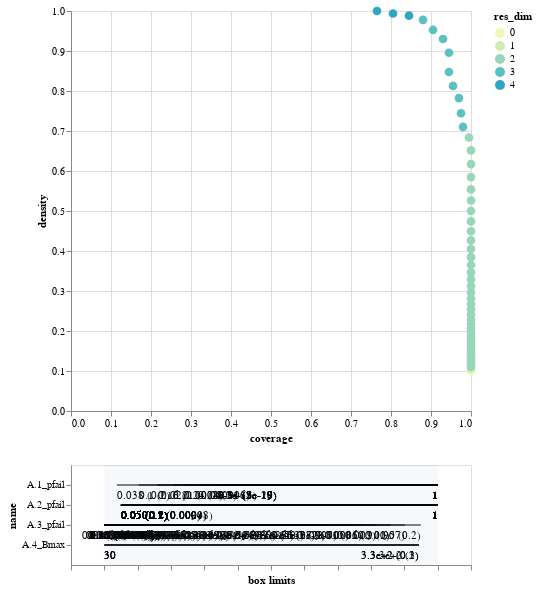

Write notebook code for a chart like this one.
### Code cell
box1.inspect_tradeoff()

### Figure 1 — Vega-Lite specification as saved in the notebook (floating-point values rounded to 4 significant figures)
{"config": {"view": {"continuousWidth": 400, "continuousHeight": 300}}, "vconcat": [{"data": {"name": "data-3744d3b40b08246ad057a7a6056fd51a"}, "mark": {"type": "circle", "size": 75}, "encoding": {"color": {"type": "ordinal", "field": "res_dim", "scale": {"range": ["#eff9b6", "#d0edb3", "#97d6b9", "#5dc0c0", "#31a5c2", "#1f80b8", "#2354a3", "#21318d"]}}, "opacity": {"condition": {"value": 1, "selection": "selector003"}, "value": 0.4}, "tooltip": [{"type": "ordinal", "field": "id"}, {"type": "quantitative", "field": "coverage", "format": ".2"}, {"type": "quantitative", "field": "density", "format": ".2"}, {"type": "ordinal", "field": "res_dim"}], "x": {"type": "quantitative", "field": "coverage"}, "y": {"type": "quantitative", "field": "density"}}, "height": 400, "selection": {"selector003": {"type": "single", "fields": ["id"]}}, "width": 400}, {"layer": [{"data": {"name": "data-931a0456adb6c44fa46128a6931b362b"}, "mark": "rule", "encoding": {"x": {"type": "quantitative", "axis": {"grid": false, "labels": false, "title": "box limits"}, "field": "x_lower", "scale": {"domain": [0, 1], "padding": 0.1}}, "x2": {"field": "x_upper"}, "y": {"type": "nominal", "field": "name", "scale": {"padding": 1.0}}}, "transform": [{"calculate": "(datum.x1-datum.minimum)/(datum.maximum-datum.minimum)", "as": "x_lower"}, {"calculate": "(datum.x2-datum.minimum)/(datum.maximum-datum.minimum)", "as": "x_upper"}, {"filter": {"selection": "selector003"}}], "width": 400}, {"data": {"name": "data-931a0456adb6c44fa46128a6931b362b"}, "mark": {"type": "text", "align": "left", "baseline": "top", "dy": 5}, "encoding": {"text": {"type": "ordinal", "field": "text"}, "x": {"type": "quantitative", "axis": {"grid": false, "labels": false, "title": "box limits"}, "field": "x_lower", "scale": {"domain": [0, 1], "padding": 0.1}}, "x2": {"field": "x_upper"}, "y": {"type": "nominal", "field": "name", "scale": {"padding": 1.0}}}, "transform": [{"calculate": "(datum.x1-datum.minimum)/(datum.maximum-datum.minimum)", "as": "x_lower"}, {"calculate": "(datum.x2-datum.minimum)/(datum.maximum-datum.minimum)", "as": "x_upper"}, {"filter": {"selection": "selector003"}}, {"calculate": "datum.qp_lower>0?format(datum.x1, \".2\")+\" (\"+format(datum.qp_lower, \".1~g\")+\")\" :format(datum.x1, \".2\")", "as": "text"}], "width": 400}, {"data": {"name": "data-931a0456adb6c44fa46128a6931b362b"}, "mark": {"type": "text", "align": "right", "baseline": "top", "dy": 5}, "encoding": {"text": {"type": "ordinal", "field": "text"}, "x": {"type": "quantitative", "field": "x_upper"}, "x2": {"field": "x_upper"}, "y": {"type": "nominal", "field": "name", "scale": {"padding": 1.0}}}, "transform": [{"calculate": "(datum.x1-datum.minimum)/(datum.maximum-datum.minimum)", "as": "x_lower"}, {"calculate": "(datum.x2-datum.minimum)/(datum.maximum-datum.minimum)", "as": "x_upper"}, {"filter": {"selection": "selector003"}}, {"calculate": "datum.qp_upper>0?format(datum.x2, \".2\")+\" (\"+format(datum.qp_upper, \".1\")+\")\" :format(datum.x2, \".2\")", "as": "text"}], "width": 400}, {"data": {"name": "data-bb8d07f6df3d47a6a475317795287b23"}, "mark": {"type": "rect", "opacity": 0.05}, "encoding": {"x": {"type": "quantitative", "field": "start"}, "x2": {"field": "end"}}}, {"data": {"name": "data-d751713988987e9331980363e24189ce"}, "mark": "point", "encoding": {"x": {"type": "quantitative", "field": "x"}, "y": {"type": "nominal", "field": "name"}}, "transform": [{"filter": {"selection": "selector003"}}], "width": 400}, {"data": {"name": "data-d751713988987e9331980363e24189ce"}, "mark": {"type": "text", "align": "center", "baseline": "top", "dy": 5}, "encoding": {"text": {"type": "nominal", "field": "item"}, "x": {"type": "quantitative", "field": "x"}, "y": {"type": "nominal", "field": "name"}}, "transform": [{"filter": {"selection": "selector003"}}], "width": 400}]}], "$schema": "https://vega.github.io/schema/vega-lite/v4.8.1.json", "datasets": {"data-3744d3b40b08246ad057a7a6056fd51a": [{"coverage": 1.0, "density": 0.1, "id": 0, "mass": 1.0, "mean": 0.1, "res_dim": 0}, {"coverage": 1.0, "density": 0.1053, "id": 1, "mass": 0.95, "mean": 0.1053, "res_dim": 1}, {"coverage": 1.0, "density": 0.1108, "id": 2, "mass": 0.9025, "mean": 0.1108, "res_dim": 2}, {"coverage": 1.0, "density": 0.1167, "id": 3, "mass": 0.857, "mean": 0.1167, "res_dim": 2}, {"coverage": 1.0, "density": 0.1229, "id": 4, "mass": 0.814, "mean": 0.1229, "res_dim": 2}, {"coverage": 1.0, "density": 0.1294, "id": 5, "mass": 0.773, "mean": 0.1294, "res_dim": 2}, {"coverage": 1.0, "density": 0.1362, "id": 6, "mass": 0.734, "mean": 0.1362, "res_dim": 2}, {"coverage": 1.0, "density": 0.1435, "id": 7, "mass": 0.697, "mean": 0.1435, "res_dim": 2}, {"coverage": 1.0, "density": 0.1511, "id": 8, "mass": 0.662, "mean": 0.1511, "res_dim": 2}, {"coverage": 1.0, "density": 0.1591, "id": 9, "mass": 0.6285, "mean": 0.1591, "res_dim": 2}, {"coverage": 1.0, "density": 0.1675, "id": 10, "mass": 0.597, "mean": 0.1675, "res_dim": 2}, {"coverage": 1.0, "density": 0.1764, "id": 11, "mass": 0.567, "mean": 0.1764, "res_dim": 2}, {"coverage": 1.0, "density": 0.1857, "id": 12, "mass": 0.5385, "mean": 0.1857, "res_dim": 2}, {"coverage": 1.0, "density": 0.1955, "id": 13, "mass": 0.5115, "mean": 0.1955, "res_dim": 2}, {"coverage": 1.0, "density": 0.206, "id": 14, "mass": 0.4855, "mean": 0.206, "res_dim": 2}, {"coverage": 1.0, "density": 0.2169, "id": 15, "mass": 0.461, "mean": 0.2169, "res_dim": 2}, {"coverage": 1.0, "density": 0.2286, "id": 16, "mass": 0.4375, "mean": 0.2286, "res_dim": 2}, {"coverage": 1.0, "density": 0.2407, "id": 17, "mass": 0.4155, "mean": 0.2407, "res_dim": 2}, {"coverage": 1.0, "density": 0.2535, "id": 18, "mass": 0.3945, "mean": 0.2535, "res_dim": 2}, {"coverage": 1.0, "density": 0.267, "id": 19, "mass": 0.3745, "mean": 0.267, "res_dim": 2}, {"coverage": 1.0, "density": 0.2813, "id": 20, "mass": 0.3555, "mean": 0.2813, "res_dim": 2}, {"coverage": 1.0, "density": 0.2963, "id": 21, "mass": 0.3375, "mean": 0.2963, "res_dim": 2}, {"coverage": 1.0, "density": 0.312, "id": 22, "mass": 0.3205, "mean": 0.312, "res_dim": 2}, {"coverage": 1.0, "density": 0.3289, "id": 23, "mass": 0.304, "mean": 0.3289, "res_dim": 2}, {"coverage": 1.0, "density": 0.3466, "id": 24, "mass": 0.2885, "mean": 0.3466, "res_dim": 2}, {"coverage": 1.0, "density": 0.365, "id": 25, "mass": 0.274, "mean": 0.365, "res_dim": 2}, {"coverage": 1.0, "density": 0.3846, "id": 26, "mass": 0.26, "mean": 0.3846, "res_dim": 2}, {"coverage": 1.0, "density": 0.4049, "id": 27, "mass": 0.247, "mean": 0.4049, "res_dim": 2}, {"coverage": 1.0, "density": 0.4264, "id": 28, "mass": 0.2345, "mean": 0.4264, "res_dim": 2}, {"coverage": 1.0, "density": 0.4494, "id": 29, "mass": 0.2225, "mean": 0.4494, "res_dim": 2}, {"coverage": 1.0, "density": 0.4739, "id": 30, "mass": 0.211, "mean": 0.4739, "res_dim": 2}, {"coverage": 1.0, "density": 0.5, "id": 31, "mass": 0.2, "mean": 0.5, "res_dim": 2}, {"coverage": 1.0, "density": 0.5263, "id": 32, "mass": 0.19, "mean": 0.5263, "res_dim": 2}, {"coverage": 1.0, "density": 0.554, "id": 33, "mass": 0.1805, "mean": 0.554, "res_dim": 2}, {"coverage": 1.0, "density": 0.5848, "id": 34, "mass": 0.171, "mean": 0.5848, "res_dim": 2}, {"coverage": 1.0, "density": 0.6173, "id": 35, "mass": 0.162, "mean": 0.6173, "res_dim": 2}, {"coverage": 1.0, "density": 0.6515, "id": 36, "mass": 0.1535, "mean": 0.6515, "res_dim": 2}, {"coverage": 0.995, "density": 0.6838, "id": 37, "mass": 0.1455, "mean": 0.6838, "res_dim": 2}, {"coverage": 0.98, "density": 0.7101, "id": 38, "mass": 0.138, "mean": 0.7101, "res_dim": 3}, {"coverage": 0.975, "density": 0.7443, "id": 39, "mass": 0.131, "mean": 0.7443, "res_dim": 3}, {"coverage": 0.97, "density": 0.7823, "id": 40, "mass": 0.124, "mean": 0.7823, "res_dim": 3}, {"coverage": 0.955, "density": 0.8128, "id": 41, "mass": 0.1175, "mean": 0.8128, "res_dim": 3}, {"coverage": 0.945, "density": 0.8475, "id": 42, "mass": 0.1115, "mean": 0.8475, "res_dim": 3}, {"coverage": 0.945, "density": 0.8957, "id": 43, "mass": 0.1055, "mean": 0.8957, "res_dim": 3}, {"coverage": 0.93, "density": 0.93, "id": 44, "mass": 0.1, "mean": 0.93, "res_dim": 3}, {"coverage": 0.905, "density": 0.9526, "id": 45, "mass": 0.095, "mean": 0.9526, "res_dim": 3}, {"coverage": 0.88, "density": 0.9778, "id": 46, "mass": 0.09, "mean": 0.9778, "res_dim": 3}, {"coverage": 0.845, "density": 0.9883, "id": 47, "mass": 0.0855, "mean": 0.9883, "res_dim": 4}, {"coverage": 0.805, "density": 0.9938, "id": 48, "mass": 0.081, "mean": 0.9938, "res_dim": 4}, {"coverage": 0.765, "density": 1.0, "id": 49, "mass": 0.0765, "mean": 1.0, "res_dim": 4}], "data-931a0456adb6c44fa46128a6931b362b": [{"x1": 0.05003, "x2": 0.9999, "name": "A.2_pfail", "id": 1, "minimum": 0.0001143, "maximum": 0.9999, "qp_lower": 0.2323, "qp_upper": -1.0}, {"x1": 0.05003, "x2": 0.9999, "name": "A.2_pfail", "id": 2, "minimum": 0.0001143, "maximum": 0.9999, "qp_lower": 0.234, "qp_upper": -1.0}, {"x1": 3.548e-05, "x2": 0.9493, "name": "A.3_pfail", "id": 2, "minimum": 3.548e-05, "maximum": 0.9997, "qp_lower": -1.0, "qp_upper": 0.2317}, {"x1": 0.05003, "x2": 0.9999, "name": "A.2_pfail", "id": 3, "minimum": 0.0001143, "maximum": 0.9999, "qp_lower": 0.234, "qp_upper": -1.0}, {"x1": 3.548e-05, "x2": 0.9014, "name": "A.3_pfail", "id": 3, "minimum": 3.548e-05, "maximum": 0.9997, "qp_lower": -1.0, "qp_upper": 0.06819}, {"x1": 0.05003, "x2": 0.9999, "name": "A.2_pfail", "id": 4, "minimum": 0.0001143, "maximum": 0.9999, "qp_lower": 0.2269, "qp_upper": -1.0}, {"x1": 3.548e-05, "x2": 0.8576, "name": "A.3_pfail", "id": 4, "minimum": 3.548e-05, "maximum": 0.9997, "qp_lower": -1.0, "qp_upper": 0.01284}, {"x1": 0.05003, "x2": 0.9999, "name": "A.2_pfail", "id": 5, "minimum": 0.0001143, "maximum": 0.9999, "qp_lower": 0.2306, "qp_upper": -1.0}, {"x1": 3.548e-05, "x2": 0.8137, "name": "A.3_pfail", "id": 5, "minimum": 3.548e-05, "maximum": 0.9997, "qp_lower": -1.0, "qp_upper": 0.001515}, {"x1": 0.05003, "x2": 0.9999, "name": "A.2_pfail", "id": 6, "minimum": 0.0001143, "maximum": 0.9999, "qp_lower": 0.2237, "qp_upper": -1.0}, {"x1": 3.548e-05, "x2": 0.7735, "name": "A.3_pfail", "id": 6, "minimum": 3.548e-05, "maximum": 0.9997, "qp_lower": -1.0, "qp_upper": 0.0001123}, {"x1": 0.05003, "x2": 0.9999, "name": "A.2_pfail", "id": 7, "minimum": 0.0001143, "maximum": 0.9999, "qp_lower": 0.2199, "qp_upper": -1.0}, {"x1": 3.548e-05, "x2": 0.7349, "name": "A.3_pfail", "id": 7, "minimum": 3.548e-05, "maximum": 0.9997, "qp_lower": -1.0, "qp_upper": 5.316e-06}, {"x1": 0.05003, "x2": 0.9999, "name": "A.2_pfail", "id": 8, "minimum": 0.0001143, "maximum": 0.9999, "qp_lower": 0.2132, "qp_upper": -1.0}, {"x1": 3.548e-05, "x2": 0.6991, "name": "A.3_pfail", "id": 8, "minimum": 3.548e-05, "maximum": 0.9997, "qp_lower": -1.0, "qp_upper": 1.645e-07}, {"x1": 0.05003, "x2": 0.9999, "name": "A.2_pfail", "id": 9, "minimum": 0.0001143, "maximum": 0.9999, "qp_lower": 0.2164, "qp_upper": -1.0}, {"x1": 3.548e-05, "x2": 0.6629, "name": "A.3_pfail", "id": 9, "minimum": 3.548e-05, "maximum": 0.9997, "qp_lower": -1.0, "qp_upper": 3.226e-09}, {"x1": 0.05003, "x2": 0.9999, "name": "A.2_pfail", "id": 10, "minimum": 0.0001143, "maximum": 0.9999, "qp_lower": 0.2103, "qp_upper": -1.0}, {"x1": 3.548e-05, "x2": 0.6304, "name": "A.3_pfail", "id": 10, "minimum": 3.548e-05, "maximum": 0.9997, "qp_lower": -1.0, "qp_upper": 4.359e-11}, {"x1": 0.05003, "x2": 0.9999, "name": "A.2_pfail", "id": 11, "minimum": 0.0001143, "maximum": 0.9999, "qp_lower": 0.2006, "qp_upper": -1.0}, {"x1": 3.548e-05, "x2": 0.6001, "name": "A.3_pfail", "id": 11, "minimum": 3.548e-05, "maximum": 0.9997, "qp_lower": -1.0, "qp_upper": 3.911e-13}, {"x1": 0.05003, "x2": 0.9999, "name": "A.2_pfail", "id": 12, "minimum": 0.0001143, "maximum": 0.9999, "qp_lower": 0.202, "qp_upper": -1.0}, {"x1": 3.548e-05, "x2": 0.5697, "name": "A.3_pfail", "id": 12, "minimum": 3.548e-05, "maximum": 0.9997, "qp_lower": -1.0, "qp_upper": 2.379e-15}, {"x1": 0.05003, "x2": 0.9999, "name": "A.2_pfail", "id": 13, "minimum": 0.0001143, "maximum": 0.9999, "qp_lower": 0.1961, "qp_upper": -1.0}, {"x1": 3.548e-05, "x2": 0.5411, "name": "A.3_pfail", "id": 13, "minimum": 3.548e-05, "maximum": 0.9997, "qp_lower": -1.0, "qp_upper": 9.062e-18}, {"x1": 0.05003, "x2": 0.9999, "name": "A.2_pfail", "id": 14, "minimum": 0.0001143, "maximum": 0.9999, "qp_lower": 0.1906, "qp_upper": -1.0}, {"x1": 3.548e-05, "x2": 0.5146, "name": "A.3_pfail", "id": 14, "minimum": 3.548e-05, "maximum": 0.9997, "qp_lower": -1.0, "qp_upper": 2.732e-20}, {"x1": 0.05003, "x2": 0.9999, "name": "A.2_pfail", "id": 15, "minimum": 0.0001143, "maximum": 0.9999, "qp_lower": 0.1852, "qp_upper": -1.0}, {"x1": 3.548e-05, "x2": 0.489, "name": "A.3_pfail", "id": 15, "minimum": 3.548e-05, "maximum": 0.9997, "qp_lower": -1.0, "qp_upper": 5.392e-23}, {"x1": 0.05003, "x2": 0.9999, "name": "A.2_pfail", "id": 16, "minimum": 0.0001143, "maximum": 0.9999, "qp_lower": 0.1754, "qp_upper": -1.0}, {"x1": 3.548e-05, "x2": 0.4651, "name": "A.3_pfail", "id": 16, "minimum": 3.548e-05, "maximum": 0.9997, "qp_lower": -1.0, "qp_upper": 6.987e-26}, {"x1": 0.05003, "x2": 0.9999, "name": "A.2_pfail", "id": 17, "minimum": 0.0001143, "maximum": 0.9999, "qp_lower": 0.1702, "qp_upper": -1.0}, {"x1": 3.548e-05, "x2": 0.442, "name": "A.3_pfail", "id": 17, "minimum": 3.548e-05, "maximum": 0.9997, "qp_lower": -1.0, "qp_upper": 7.05e-29}, {"x1": 0.05003, "x2": 0.9999, "name": "A.2_pfail", "id": 18, "minimum": 0.0001143, "maximum": 0.9999, "qp_lower": 0.1651, "qp_upper": -1.0}, {"x1": 3.548e-05, "x2": 0.42, "name": "A.3_pfail", "id": 18, "minimum": 3.548e-05, "maximum": 0.9997, "qp_lower": -1.0, "qp_upper": 4.9e-32}, {"x1": 0.05003, "x2": 0.9999, "name": "A.2_pfail", "id": 19, "minimum": 0.0001143, "maximum": 0.9999, "qp_lower": 0.1602, "qp_upper": -1.0}, {"x1": 3.548e-05, "x2": 0.3992, "name": "A.3_pfail", "id": 19, "minimum": 3.548e-05, "maximum": 0.9997, "qp_lower": -1.0, "qp_upper": 2.382e-35}, {"x1": 0.05003, "x2": 0.9999, "name": "A.2_pfail", "id": 20, "minimum": 0.0001143, "maximum": 0.9999, "qp_lower": 0.1714, "qp_upper": -1.0}, {"x1": 3.548e-05, "x2": 0.3773, "name": "A.3_pfail", "id": 20, "minimum": 3.548e-05, "maximum": 0.9997, "qp_lower": -1.0, "qp_upper": 8.27e-39}, {"x1": 0.05003, "x2": 0.9999, "name": "A.2_pfail", "id": 21, "minimum": 0.0001143, "maximum": 0.9999, "qp_lower": 0.1621, "qp_upper": -1.0}, {"x1": 3.548e-05, "x2": 0.3589, "name": "A.3_pfail", "id": 21, "minimum": 3.548e-05, "maximum": 0.9997, "qp_lower": -1.0, "qp_upper": 2.102e-42}, {"x1": 0.05003, "x2": 0.9999, "name": "A.2_pfail", "id": 22, "minimum": 0.0001143, "maximum": 0.9999, "qp_lower": 0.1769, "qp_upper": -1.0}, {"x1": 3.548e-05, "x2": 0.3395, "name": "A.3_pfail", "id": 22, "minimum": 3.548e-05, "maximum": 0.9997, "qp_lower": -1.0, "qp_upper": 4.038e-46}, {"x1": 0.05003, "x2": 0.9999, "name": "A.2_pfail", "id": 23, "minimum": 0.0001143, "maximum": 0.9999, "qp_lower": 0.1744, "qp_upper": -1.0}, {"x1": 3.548e-05, "x2": 0.3221, "name": "A.3_pfail", "id": 23, "minimum": 3.548e-05, "maximum": 0.9997, "qp_lower": -1.0, "qp_upper": 4.571e-50}, {"x1": 0.05003, "x2": 0.9999, "name": "A.2_pfail", "id": 24, "minimum": 0.0001143, "maximum": 0.9999, "qp_lower": 0.1798, "qp_upper": -1.0}, {"x1": 3.548e-05, "x2": 0.3051, "name": "A.3_pfail", "id": 24, "minimum": 3.548e-05, "maximum": 0.9997, "qp_lower": -1.0, "qp_upper": 4.044e-54}, {"x1": 0.05003, "x2": 0.9999, "name": "A.2_pfail", "id": 25, "minimum": 0.0001143, "maximum": 0.9999, "qp_lower": 0.1953, "qp_upper": -1.0}, {"x1": 3.548e-05, "x2": 0.2886, "name": "A.3_pfail", "id": 25, "minimum": 3.548e-05, "maximum": 0.9997, "qp_lower": -1.0, "qp_upper": 2.944e-58}, {"x1": 0.05003, "x2": 0.9999, "name": "A.2_pfail", "id": 26, "minimum": 0.0001143, "maximum": 0.9999, "qp_lower": 0.1964, "qp_upper": -1.0}, {"x1": 3.548e-05, "x2": 0.2735, "name": "A.3_pfail", "id": 26, "minimum": 3.548e-05, "maximum": 0.9997, "qp_lower": -1.0, "qp_upper": 1.291e-62}, {"x1": 0.05003, "x2": 0.9999, "name": "A.2_pfail", "id": 27, "minimum": 0.0001143, "maximum": 0.9999, "qp_lower": 0.1806, "qp_upper": -1.0}, {"x1": 3.548e-05, "x2": 0.2607, "name": "A.3_pfail", "id": 27, "minimum": 3.548e-05, "maximum": 0.9997, "qp_lower": -1.0, "qp_upper": 5.005e-67}, {"x1": 0.05003, "x2": 0.9999, "name": "A.2_pfail", "id": 28, "minimum": 0.0001143, "maximum": 0.9999, "qp_lower": 0.1731, "qp_upper": -1.0}, {"x1": 3.548e-05, "x2": 0.2475, "name": "A.3_pfail", "id": 28, "minimum": 3.548e-05, "maximum": 0.9997, "qp_lower": -1.0, "qp_upper": 1.194e-71}, {"x1": 0.05003, "x2": 0.9999, "name": "A.2_pfail", "id": 29, "minimum": 0.0001143, "maximum": 0.9999, "qp_lower": 0.1753, "qp_upper": -1.0}, {"x1": 3.548e-05, "x2": 0.2346, "name": "A.3_pfail", "id": 29, "minimum": 3.548e-05, "maximum": 0.9997, "qp_lower": -1.0, "qp_upper": 1.722e-76}, {"x1": 0.05003, "x2": 0.9999, "name": "A.2_pfail", "id": 30, "minimum": 0.0001143, "maximum": 0.9999, "qp_lower": 0.1786, "qp_upper": -1.0}, {"x1": 3.548e-05, "x2": 0.2219, "name": "A.3_pfail", "id": 30, "minimum": 3.548e-05, "maximum": 0.9997, "qp_lower": -1.0, "qp_upper": 1.469e-81}, {"x1": 0.05003, "x2": 0.9999, "name": "A.2_pfail", "id": 31, "minimum": 0.0001143, "maximum": 0.9999, "qp_lower": 0.1713, "qp_upper": -1.0}, {"x1": 3.548e-05, "x2": 0.2105, "name": "A.3_pfail", "id": 31, "minimum": 3.548e-05, "maximum": 0.9997, "qp_lower": -1.0, "qp_upper": 7.261e-87}, {"x1": 0.05003, "x2": 0.9999, "name": "A.2_pfail", "id": 32, "minimum": 0.0001143, "maximum": 0.9999, "qp_lower": 0.1773, "qp_upper": -1.0}, {"x1": 3.548e-05, "x2": 0.1994, "name": "A.3_pfail", "id": 32, "minimum": 3.548e-05, "maximum": 0.9997, "qp_lower": -1.0, "qp_upper": 3.835e-92}, {"x1": 0.05003, "x2": 0.9999, "name": "A.2_pfail", "id": 33, "minimum": 0.0001143, "maximum": 0.9999, "qp_lower": 0.1853, "qp_upper": -1.0}, {"x1": 3.548e-05, "x2": 0.1891, "name": "A.3_pfail", "id": 33, "minimum": 3.548e-05, "maximum": 0.9997, "qp_lower": -1.0, "qp_upper": 1.264e-97}, {"x1": 0.05003, "x2": 0.9999, "name": "A.2_pfail", "id": 34, "minimum": 0.0001143, "maximum": 0.9999, "qp_lower": 0.1792, "qp_upper": -1.0}, {"x1": 3.548e-05, "x2": 0.179, "name": "A.3_pfail", "id": 34, "minimum": 3.548e-05, "maximum": 0.9997, "qp_lower": -1.0, "qp_upper": 1.204e-103}, {"x1": 0.05003, "x2": 0.9999, "name": "A.2_pfail", "id": 35, "minimum": 0.0001143, "maximum": 0.9999, "qp_lower": 0.1572, "qp_upper": -1.0}, {"x1": 3.548e-05, "x2": 0.17, "name": "A.3_pfail", "id": 35, "minimum": 3.548e-05, "maximum": 0.9997, "qp_lower": -1.0, "qp_upper": 6.068e-110}, {"x1": 0.05003, "x2": 0.9999, "name": "A.2_pfail", "id": 36, "minimum": 0.0001143, "maximum": 0.9999, "qp_lower": 0.1497, "qp_upper": -1.0}, {"x1": 3.548e-05, "x2": 0.1611, "name": "A.3_pfail", "id": 36, "minimum": 3.548e-05, "maximum": 0.9997, "qp_lower": -1.0, "qp_upper": 1.567e-116}, {"x1": 0.05003, "x2": 0.9999, "name": "A.2_pfail", "id": 37, "minimum": 0.0001143, "maximum": 0.9999, "qp_lower": 0.1437, "qp_upper": -1.0}, {"x1": 3.548e-05, "x2": 0.1524, "name": "A.3_pfail", "id": 37, "minimum": 3.548e-05, "maximum": 0.9997, "qp_lower": -1.0, "qp_upper": 3.688e-122}, {"x1": 0.03806, "x2": 0.9995, "name": "A.1_pfail", "id": 38, "minimum": 0.0004817, "maximum": 0.9995, "qp_lower": 0.1913, "qp_upper": -1.0}, {"x1": 0.05003, "x2": 0.9999, "name": "A.2_pfail", "id": 38, "minimum": 0.0001143, "maximum": 0.9999, "qp_lower": 0.124, "qp_upper": -1.0}, {"x1": 3.548e-05, "x2": 0.1524, "name": "A.3_pfail", "id": 38, "minimum": 3.548e-05, "maximum": 0.9997, "qp_lower": -1.0, "qp_upper": 2.52e-123}, {"x1": 0.1039, "x2": 0.9995, "name": "A.1_pfail", "id": 39, "minimum": 0.0004817, "maximum": 0.9995, "qp_lower": 0.0194, "qp_upper": -1.0}, {"x1": 0.05003, "x2": 0.9999, "name": "A.2_pfail", "id": 39, "minimum": 0.0001143, "maximum": 0.9999, "qp_lower": 0.117, "qp_upper": -1.0}, {"x1": 3.548e-05, "x2": 0.1524, "name": "A.3_pfail", "id": 39, "minimum": 3.548e-05, "maximum": 0.9997, "qp_lower": -1.0, "qp_upper": 5.756e-124}, {"x1": 0.1602, "x2": 0.9995, "name": "A.1_pfail", "id": 40, "minimum": 0.0004817, "maximum": 0.9995, "qp_lower": 0.0003827, "qp_upper": -1.0}, {"x1": 0.05003, "x2": 0.9999, "name": "A.2_pfail", "id": 40, "minimum": 0.0001143, "maximum": 0.9999, "qp_lower": 0.1508, "qp_upper": -1.0}, {"x1": 3.548e-05, "x2": 0.1524, "name": "A.3_pfail", "id": 40, "minimum": 3.548e-05, "maximum": 0.9997, "qp_lower": -1.0, "qp_upper": 1.04e-125}, {"x1": 0.2074, "x2": 0.9995, "name": "A.1_pfail", "id": 41, "minimum": 0.0004817, "maximum": 0.9995, "qp_lower": 6.232e-06, "qp_upper": -1.0}, {"x1": 0.05003, "x2": 0.9999, "name": "A.2_pfail", "id": 41, "minimum": 0.0001143, "maximum": 0.9999, "qp_lower": 0.1499, "qp_upper": -1.0}, {"x1": 3.548e-05, "x2": 0.1524, "name": "A.3_pfail", "id": 41, "minimum": 3.548e-05, "maximum": 0.9997, "qp_lower": -1.0, "qp_upper": 3.439e-126}, {"x1": 0.2406, "x2": 0.9995, "name": "A.1_pfail", "id": 42, "minimum": 0.0004817, "maximum": 0.9995, "qp_lower": 1.704e-08, "qp_upper": -1.0}, {"x1": 0.05003, "x2": 0.9999, "name": "A.2_pfail", "id": 42, "minimum": 0.0001143, "maximum": 0.9999, "qp_lower": 0.1179, "qp_upper": -1.0}, {"x1": 3.548e-05, "x2": 0.1524, "name": "A.3_pfail", "id": 42, "minimum": 3.548e-05, "maximum": 0.9997, "qp_lower": -1.0, "qp_upper": 4.17e-129}, {"x1": 0.2823, "x2": 0.9995, "name": "A.1_pfail", "id": 43, "minimum": 0.0004817, "maximum": 0.9995, "qp_lower": 3.304e-13, "qp_upper": -1.0}, {"x1": 0.05003, "x2": 0.9999, "name": "A.2_pfail", "id": 43, "minimum": 0.0001143, "maximum": 0.9999, "qp_lower": 0.09667, "qp_upper": -1.0}, {"x1": 3.548e-05, "x2": 0.1524, "name": "A.3_pfail", "id": 43, "minimum": 3.548e-05, "maximum": 0.9997, "qp_lower": -1.0, "qp_upper": 1.561e-134}, {"x1": 0.3422, "x2": 0.9995, "name": "A.1_pfail", "id": 44, "minimum": 0.0004817, "maximum": 0.9995, "qp_lower": 2.808e-17, "qp_upper": -1.0}, {"x1": 0.05003, "x2": 0.9999, "name": "A.2_pfail", "id": 44, "minimum": 0.0001143, "maximum": 0.9999, "qp_lower": 0.117, "qp_upper": -1.0}, {"x1": 3.548e-05, "x2": 0.1524, "name": "A.3_pfail", "id": 44, "minimum": 3.548e-05, "maximum": 0.9997, "qp_lower": -1.0, "qp_upper": 4.936e-134}, {"x1": 0.3422, "x2": 0.9995, "name": "A.1_pfail", "id": 45, "minimum": 0.0004817, "maximum": 0.9995, "qp_lower": 5.183e-18, "qp_upper": -1.0}, {"x1": 0.1131, "x2": 0.9999, "name": "A.2_pfail", "id": 45, "minimum": 0.0001143, "maximum": 0.9999, "qp_lower": 0.009165, "qp_upper": -1.0}, {"x1": 3.548e-05, "x2": 0.1524, "name": "A.3_pfail", "id": 45, "minimum": 3.548e-05, "maximum": 0.9997, "qp_lower": -1.0, "qp_upper": 1.38e-132}, {"x1": 0.3422, "x2": 0.9995, "name": "A.1_pfail", "id": 46, "minimum": 0.0004817, "maximum": 0.9995, "qp_lower": 2.94e-20, "qp_upper": -1.0}, {"x1": 0.1131, "x2": 0.9999, "name": "A.2_pfail", "id": 46, "minimum": 0.0001143, "maximum": 0.9999, "qp_lower": 0.001592, "qp_upper": -1.0}, {"x1": 3.548e-05, "x2": 0.1455, "name": "A.3_pfail", "id": 46, "minimum": 3.548e-05, "maximum": 0.9997, "qp_lower": -1.0, "qp_upper": 2.003e-135}, {"x1": 0.3422, "x2": 0.9995, "name": "A.1_pfail", "id": 47, "minimum": 0.0004817, "maximum": 0.9995, "qp_lower": 1.515e-19, "qp_upper": -1.0}, {"x1": 0.1131, "x2": 0.9999, "name": "A.2_pfail", "id": 47, "minimum": 0.0001143, "maximum": 0.9999, "qp_lower": 0.000423, "qp_upper": -1.0}, {"x1": 3.548e-05, "x2": 0.1455, "name": "A.3_pfail", "id": 47, "minimum": 3.548e-05, "maximum": 0.9997, "qp_lower": -1.0, "qp_upper": 1.676e-131}, {"x1": 30.02, "x2": 331.9, "name": "A.4_Bmax", "id": 47, "minimum": 30.02, "maximum": 350.0, "qp_lower": -1.0, "qp_upper": 0.2656}, {"x1": 0.3422, "x2": 0.9995, "name": "A.1_pfail", "id": 48, "minimum": 0.0004817, "maximum": 0.9995, "qp_lower": 3.164e-19, "qp_upper": -1.0}, {"x1": 0.1131, "x2": 0.9999, "name": "A.2_pfail", "id": 48, "minimum": 0.0001143, "maximum": 0.9999, "qp_lower": 0.0003592, "qp_upper": -1.0}, {"x1": 3.548e-05, "x2": 0.1388, "name": "A.3_pfail", "id": 48, "minimum": 3.548e-05, "maximum": 0.9997, "qp_lower": -1.0, "qp_upper": 5.331e-127}, {"x1": 30.02, "x2": 331.9, "name": "A.4_Bmax", "id": 48, "minimum": 30.02, "maximum": 350.0, "qp_lower": -1.0, "qp_upper": 0.2213}, {"x1": 0.3422, "x2": 0.9995, "name": "A.1_pfail", "id": 49, "minimum": 0.0004817, "maximum": 0.9995, "qp_lower": 7.811e-19, "qp_upper": -1.0}, {"x1": 0.1131, "x2": 0.9999, "name": "A.2_pfail", "id": 49, "minimum": 0.0001143, "maximum": 0.9999, "qp_lower": 7.889e-05, "qp_upper": -1.0}, {"x1": 3.548e-05, "x2": 0.1293, "name": "A.3_pfail", "id": 49, "minimum": 3.548e-05, "maximum": 0.9997, "qp_lower": -1.0, "qp_upper": 9.39e-123}, {"x1": 30.02, "x2": 331.9, "name": "A.4_Bmax", "id": 49, "minimum": 30.02, "maximum": 350.0, "qp_lower": -1.0, "qp_upper": 1.0}], "data-bb8d07f6df3d47a6a475317795287b23": [{"start": 0, "end": 1}], "data-d751713988987e9331980363e24189ce": []}}
